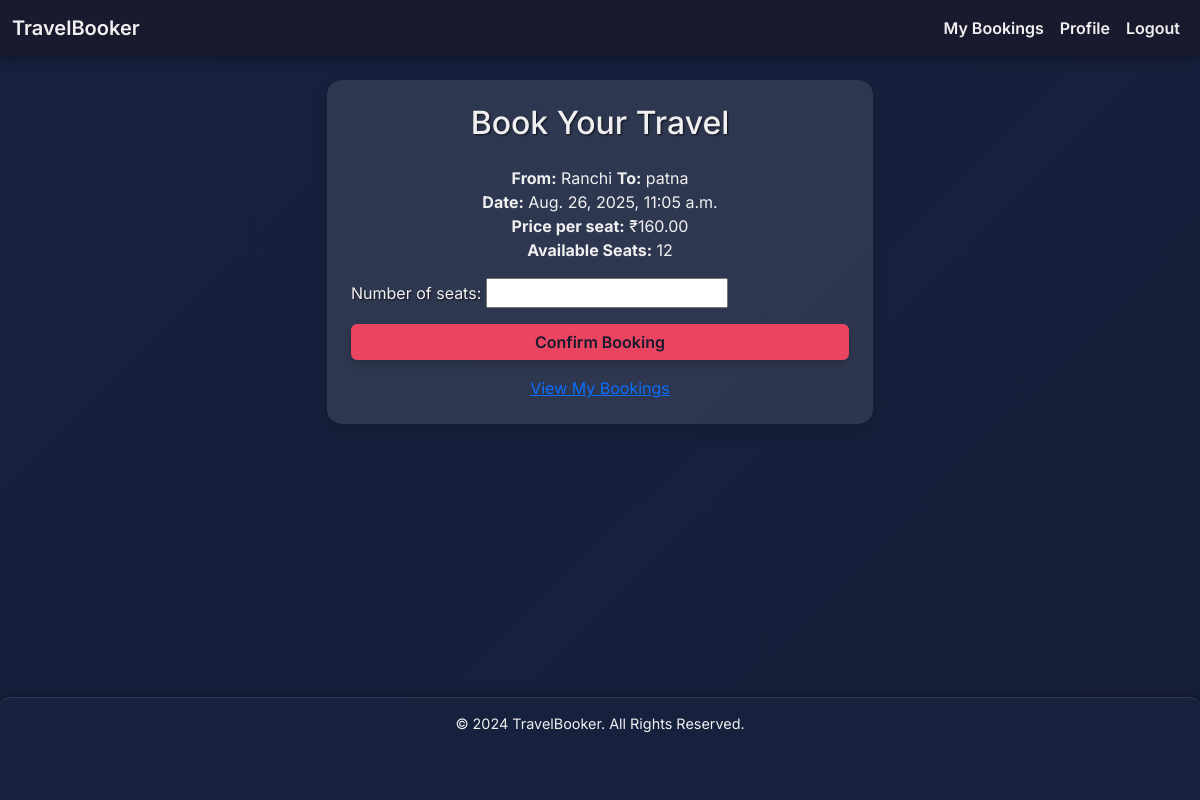
Screenshot of /book/1/ (signed in) with the database file from the repository.
### bookings/models.py (models this page shows, shortened)
class TravelOption(models.Model):
    TRAVEL_TYPES = [
        ('Flight', 'Flight'),
        ('Train', 'Train'),
        ('Bus', 'Bus'),
    ]
    travel_id = models.AutoField(primary_key=True)
    type = models.CharField(max_length=20, choices=TRAVEL_TYPES)
    source = models.CharField(max_length=100)
    destination = models.CharField(max_length=100)
    date_time = models.DateTimeField()
    price = models.DecimalField(max_digits=10, decimal_places=2)
    available_seats = models.PositiveIntegerField()

### bookings/views.py (the view)
# urls.py: path("book/<int:travel_id>/", views.book_travel, name="book_travel"),
@login_required
def book_travel(request, travel_id):
    travel = get_object_or_404(TravelOption, pk=travel_id)
    if request.method == 'POST':
        form = BookingForm(request.POST)
        if form.is_valid():
            seats = form.cleaned_data['number_of_seats']
            if seats <= travel.available_seats:
                booking = form.save(commit=False)
                booking.user = request.user
                booking.travel_option = travel
                booking.total_price = seats * travel.price
                booking.status = 'Confirmed'
                booking.save()
                travel.available_seats -= seats
                travel.save()
                messages.success(request, 'Your booking has been confirmed!')
                return redirect('my_bookings')
            else:
                messages.error(request, 'Not enough seats available.')
    else:
        form = BookingForm()
    return render(request, 'booking_form.html', {'form': form, 'travel': travel})

### bookings/forms.py (shortened to what this page needs)
class BookingForm(forms.ModelForm):
    class Meta:
        model = Booking
        fields = ['number_of_seats']

### bookings/templates/booking_form.html (shortened to what this page needs)
{% extends 'base.html' %}
{% block content %}
<div class="row justify-content-center">
    <div class="col-md-6">
        <div class="card p-4 shadow">
            <h2 class="text-center mb-4">Book Your Travel</h2>
            <p class="text-muted text-center">
                <strong>From:</strong> {{ travel.source }} <strong>To:</strong> {{ travel.destination }} <br>
                <strong>Date:</strong> {{ travel.date_time }} <br>
                <strong>Price per seat:</strong> ₹{{ travel.price }} <br>
                <strong>Available Seats:</strong> {{ travel.available_seats }}
            </p>
            <form method="post">
                {{ form.as_p }}
                <button type="submit" class="btn btn-custom w-100">Confirm Booking</button>
            </form>
            <div class="mt-3 text-center">
                <a href="{% url 'my_bookings' %}">View My Bookings</a>
            </div>
        </div>
    </div>
</div>
{% endblock %}

### bookings/templates/base.html (style rules this page uses)
:root { --primary-color: #1a1a2e; --secondary-color: #16213e; --accent-color: #e94560; --text-color: #f0f0f0; --card-bg: rgba(255, 255, 255, 0.1); --card-shadow: 0 4px 12px rgba(0, 0, 0, 0.5); --input-bg: rgba(255, 255, 255, 0.15); }
body { background: linear-gradient(135deg, var(--secondary-color), var(--primary-color)); background-size: 400% 400%; animation: gradient-animation 15s ease infinite; min-height: 100vh; display: flex; flex-direction: column; font-family: 'Inter', sans-serif; color: var(--text-color); transition: background-color 0.5s ease; }
.btn-custom { background-color: var(--accent-color); color: var(--primary-color); border: none; font-weight: 600; transition: all 0.3s ease; box-shadow: 0 4px 8px rgba(0, 0, 0, 0.2); }
.card { background-color: var(--card-bg); border: none; border-radius: 15px; box-shadow: var(--card-shadow); transition: transform 0.3s ease, box-shadow 0.3s ease; overflow: hidden; animation: fadeInUp 0.8s ease-in-out; }
.card-title, h2, h3, h5, label { color: var(--text-color) !important; text-shadow: 1px 1px 2px rgba(0,0,0,0.7); }
.text-muted { color: var(--text-color) !important; }

### rows the page displays
TravelOption: source "Ranchi", destination "patna", date_time "Aug. 26, 2025, 11:05 a.m.", price "160.00", available_seats "12"
